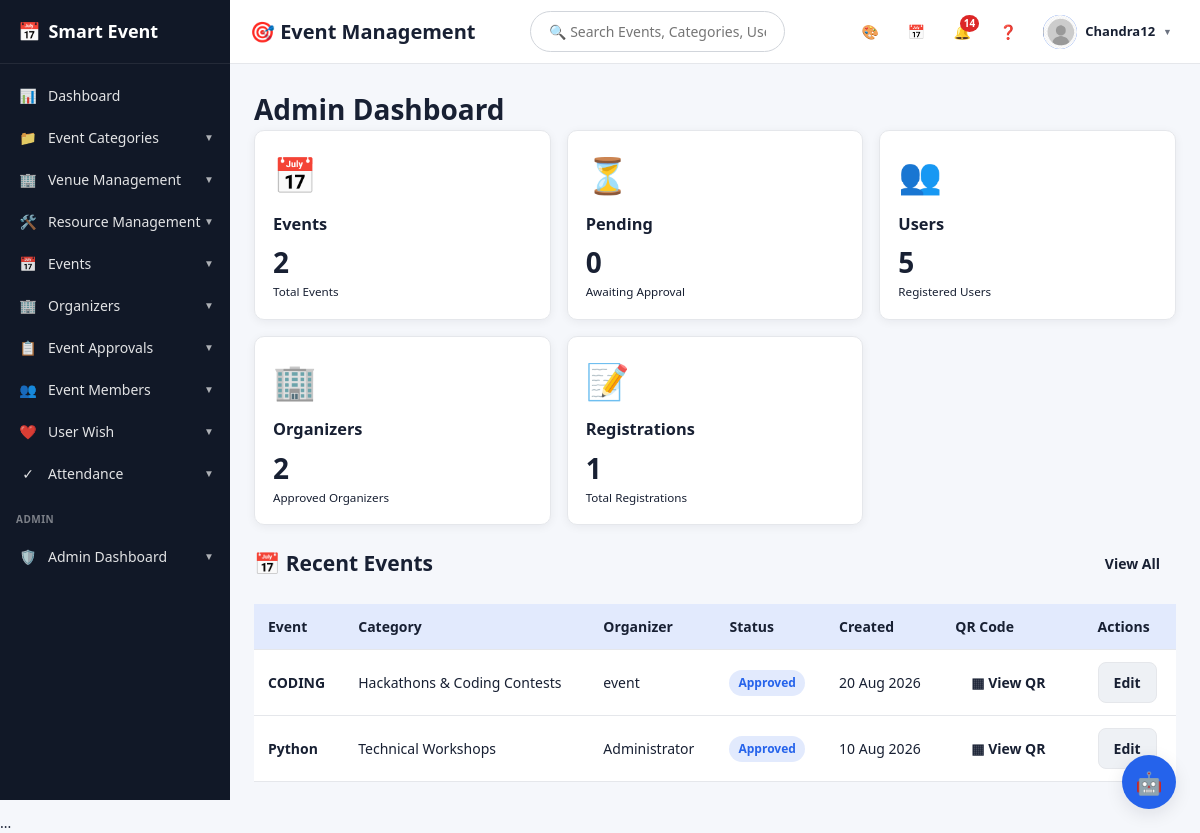
The page /admin-dashboard/ (signed in) on the database as committed earlier.
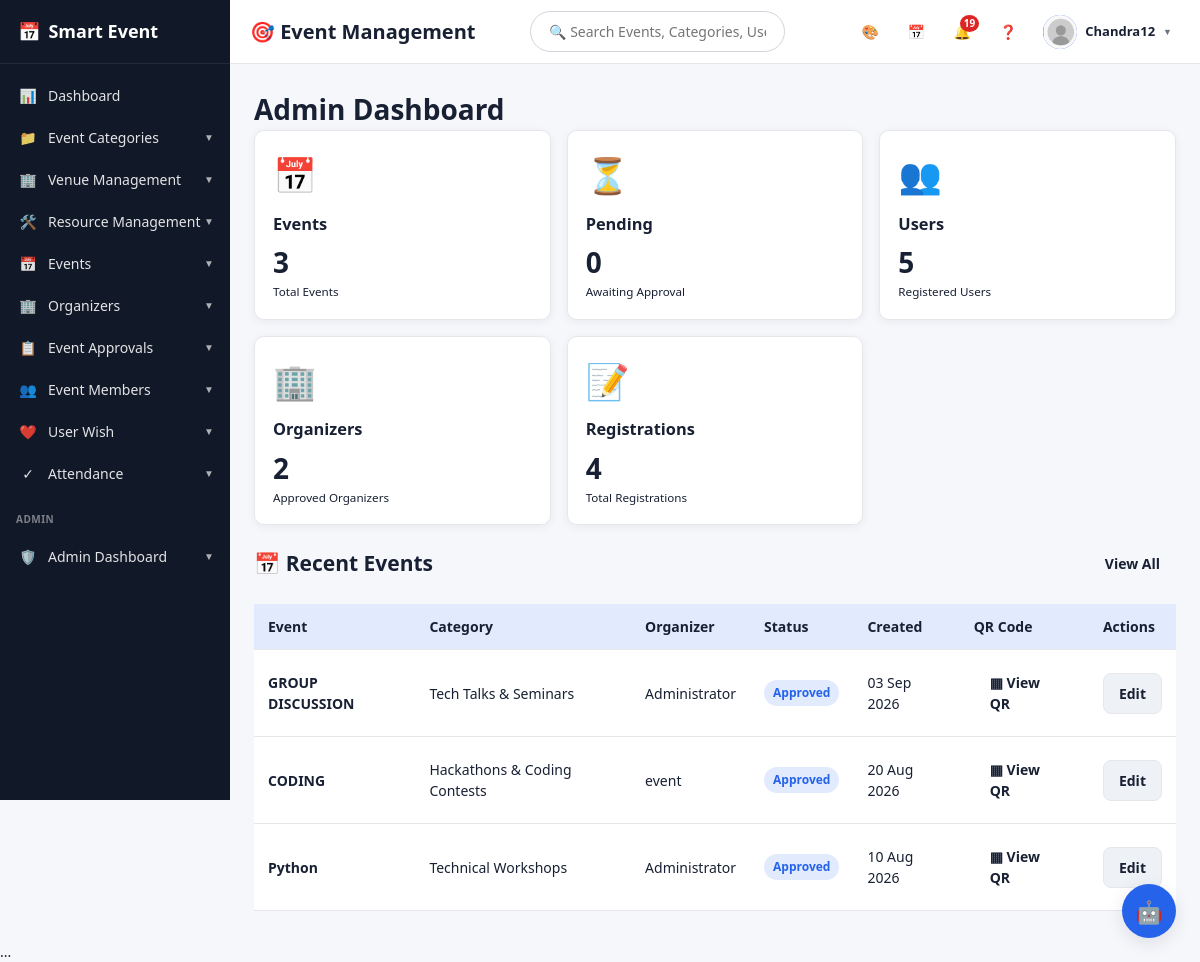
The same page on the database as committed later.
### events/models.py (models this page shows, shortened)
class Event(models.Model):
    APPROVAL_CHOICES = [
        ('DRAFT', 'Draft'),
        ('PENDING', 'Pending Approval'),
        ('APPROVED', 'Approved'),
        ('REJECTED', 'Rejected'),
    ]
    STATUS_CHOICES = [
        ('Upcoming', 'Upcoming'),
        ('Active', 'Active'),
        ('Completed', 'Completed'),
        ('Cancelled', 'Cancelled'),
    ]
    MODE_CHOICES = [
        ('Online', 'Online'),
        ('Offline', 'Offline'),
        ('Hybrid', 'Hybrid'),
    ]
    name = models.CharField(max_length=200)
    category = models.ForeignKey(
        EventCategory,
        on_delete=models.CASCADE,
        related_name='events'
    )
    event_image = models.ImageField(
        upload_to='event_images/',
        blank=True,
        null=True
    )
    banner_image = models.ImageField(
        upload_to='event_banners/',
        blank=True,
        null=True
    )
    organizer = models.CharField(
        max_length=200,
        blank=True
    )
    owner = models.ForeignKey(
        User,
        on_delete=models.SET_NULL,
        null=True,
        blank=True,
        related_name='organized_events'
    )
    event_mode = models.CharField(
        max_length=20,
        choices=MODE_CHOICES,
        default='Offline'
    )
    venue = models.CharField(
        max_length=250,
        blank=True
    )
    location = models.CharField(
        max_length=250,
        blank=True
    )
    google_map = models.URLField(
        blank=True
    )
    registration_link = models.URLField(
        blank=True
    )
    website = models.URLField(
        blank=True
    )
    start_date = models.DateField()
    end_date = models.DateField()
    registration_deadline = models.DateField(
        null=True,
        blank=True
    )
    event_fee = models.DecimalField(
        max_digits=8,
        decimal_places=2,
        default=0
    )
    max_participants = models.PositiveIntegerField(
        null=True,
        blank=True
    )
    eligibility = models.CharField(
        max_length=300,
        blank=True
    )
    description = models.TextField(
        blank=True
    )
    requirements = models.TextField(
        blank=True
    )
    tags = models.CharField(
        max_length=300,
        blank=True
    )
    contact_person = models.CharField(
        max_length=150,
        blank=True
    )
    contact_email = models.EmailField(
        blank=True
    )
    contact_phone = models.CharField(
        max_length=20,
        blank=True
    )
    approval_status = models.CharField(
        max_length=12,
        choices=APPROVAL_CHOICES,
        default='APPROVED'
    )
    review_note = models.TextField(
        blank=True
    )
    submitted_at = models.DateTimeField(
        null=True,
        blank=True
    )
    reviewed_at = models.DateTimeField(
        null=True,
        blank=True
    )
    reviewed_by = models.ForeignKey(
        User,
        on_delete=models.SET_NULL,
        null=True,
        blank=True,
        related_name='reviewed_events'
    )
    status = models.CharField(
        max_length=20,
        choices=STATUS_CHOICES,
        default='Upcoming'
    )
    created_at = models.DateTimeField(
        auto_now_add=True
    )
    budget = models.DecimalField(
        max_digits=12,
        decimal_places=2,
        default=0
    )

class EventCategory(models.Model):
    PRIORITY_CHOICES = [
        ('High', 'High'),
        ('Medium', 'Medium'),
        ('Low', 'Low'),
    ]
    name = models.CharField(
        max_length=100,
        unique=True
    )
    category_code = models.CharField(
        max_length=20,
        unique=True,
        null=True,
        blank=True
    )
    priority = models.CharField(
        max_length=20,
        choices=PRIORITY_CHOICES,
        default='Medium'
    )
    description = models.TextField(
        blank=True
    )
    category_image = models.ImageField(
    upload_to='category_images/',
    blank=True,
    null=True
)
    def __str__(self):
        return self.name

### events/views.py (the view)
@login_required
@user_passes_test(is_admin)
def admin_dashboard(request):
    events = (
        Event.objects
        .select_related('category', 'owner')
        .order_by('-created_at')
    )
    registrations = EventRegistration.objects.all()
    pending_events = events.filter(
        approval_status='PENDING'
    )
    context = {
        'events': events[:10],
        'pending_events': pending_events,
        'total_events': events.count(),
        'approved_events':
            events.filter(
                approval_status='APPROVED'
            ).count(),
        'pending_count':
            pending_events.count(),
        'total_users':
            User.objects.filter(
                is_staff=False
            ).count(),
        'total_organizers':
            UserProfile.objects.filter(
                role='ORGANIZER'
            ).count(),
        'total_registrations':
            registrations.count(),
        'notifications':
            request.user.notifications
            .order_by('-created_at')[:8],
        'unread_notifications_count':
            request.user.notifications
            .filter(is_read=False)
            .count(),
        'recent_activities': [
            "New user registered",
            "New event created",
            "Category added",
            "Event approved",
            "Profile updated",
        ],
    }
    return render(
        request,
        'events/admin_dashboard.html',
        context
    )

### events/views.py (called while the page is built)
def is_admin(user):
    return user.is_authenticated and user.is_staff

### templates/events/admin_dashboard.html (shortened to what this page needs)
{% extends 'base.html' %}
{% block content %}
<h1 style="margin-right:auto;">
    Admin Dashboard
</h1>
<div class="grid">
    <a href="{% url 'event_list' %}"
       style="text-decoration:none;color:inherit;">
        <div class="stat">
            <div style="font-size:35px;">📅</div>
            <h3 style="margin:10px 0 5px;">
                Events
            </h3>
            <h1>
                {{ total_events }}
            </h1>
            <small>
                Total Events
            </small>
        </div>
    </a>
    <div class="stat">
        <div style="font-size:35px;">
            ⏳
        </div>
        <h3 style="margin:10px 0 5px;">
            Pending
        </h3>
        <h1>
            {{ pending_count }}
        </h1>
        <small>
            Awaiting Approval
        </small>
    </div>
    <a href="{% url 'manage_users' %}"
       style="text-decoration:none;color:inherit;">
        <div class="stat">
            <div style="font-size:35px;">
                👥
            </div>
            <h3 style="margin:10px 0 5px;">
                Users
            </h3>
            <h1>
                {{ total_users }}
            </h1>
            <small>
                Registered Users
            </small>
        </div>
    </a>
    <div class="stat">
        <div style="font-size:35px;">
            🏢
        </div>
        <h3 style="margin:10px 0 5px;">
            Organizers
        </h3>
        <h1>
            {{ total_organizers }}
        </h1>
        <small>
            Approved Organizers
        </small>
    </div>
    <div class="stat">
        <div style="font-size:35px;">
            📝
        </div>
        <h3 style="margin:10px 0 5px;">
            Registrations
        </h3>
        <h1>
            {{ total_registrations }}
        </h1>
        <small>
            Total Registrations
        </small>
    </div>
</div>
<div class="actions">
    <h2 style="margin-right:auto;">
        📅 Recent Events
    </h2>
    <a href="{% url 'event_list' %}"
       class="btn">
        View All
    </a>
</div>
{% if events %}
<table>
    <thead>
        <tr>
            <th>Event</th>
            <th>Category</th>
            <th>Organizer</th>
            <th>Status</th>
            <th>Created</th>
            <th>QR Code</th>
            <th>Actions</th>
        </tr>
    </thead>
    <tbody>
    {% for event in events %}
        <tr>
            <td>
                <strong>
                    {{ event.name }}
                </strong>
            </td>
            <td>
                {{ event.category }}
            </td>
            <td>
                {{ event.organizer }}
            </td>
            <td>
                <span class="badge">
                    {{ event.get_approval_status_display }}
                </span>
            </td>
            <td>
                {{ event.created_at|date:"d M Y" }}
            </td>
            <td>
                <a href="{% url 'event_qr' event.pk %}"
                   class="btn">
                    ▦ View QR
                </a>
            </td>
            <td>
                <a href="{% url 'event_edit' event.pk %}"
                   class="btn secondary">
                    Edit
                </a>
            </td>
        </tr>
    {% endfor %}
    </tbody>
</table>
{% endif %}
{% endblock %}

### templates/base.html (shortened to what the changed rows need)
<!DOCTYPE html>
<html lang="en">
<head>
    <link
        href="https://cdn.jsdelivr.net/npm/fullcalendar@6.1.17/index.global.min.css"
        rel="stylesheet"
    >
</head>
<body
{% if user.is_authenticated %}
    class="{% if user.settings.theme_mode == 'dark' %}dark-mode{% endif %}"
    style="
        --primary: {{ user.settings.dashboard_color }};
        --primary-dark: {{ user.settings.dashboard_color }};
        --primary-light: {{ user.settings.dashboard_color }}22;
        --sidebar-active: {{ user.settings.dashboard_color }};
        --sidebar-bg: {{ user.settings.sidebar_color }};
        --topbar-bg: {{ user.settings.topbar_color }};
    "
{% endif %}
>
{% if user.is_authenticated %}
<div class="main-wrapper">
    <header class="topbar">
        <div class="topbar-actions">
            <a href="{% url 'notifications' %}"
               class="top-action"
               title="Notifications">
                🔔
                {% if unread_notifications_count %}
                    <span class="notification-count">
                        {{ unread_notifications_count }}
                    </span>
                {% endif %}
            </a>
        </div>
    </header>
    <main class="content">
        {% block content %}
        {% endblock %}
    </main>
</div>
{% endif %}
</body>
</html>

Rows that differ between the two databases and show on the page:
added Event: name "GROUP DISCUSSION", category "Tech Talks & Seminars", organizer "Administrator", approval_status "Approved", created_at "03 Sep 2026"
Other text that changed with them:
{{ unread_notifications_count }}: "14" → "19"
{{ total_events }}: "2" → "3"
{{ total_registrations }}: "1" → "4"
